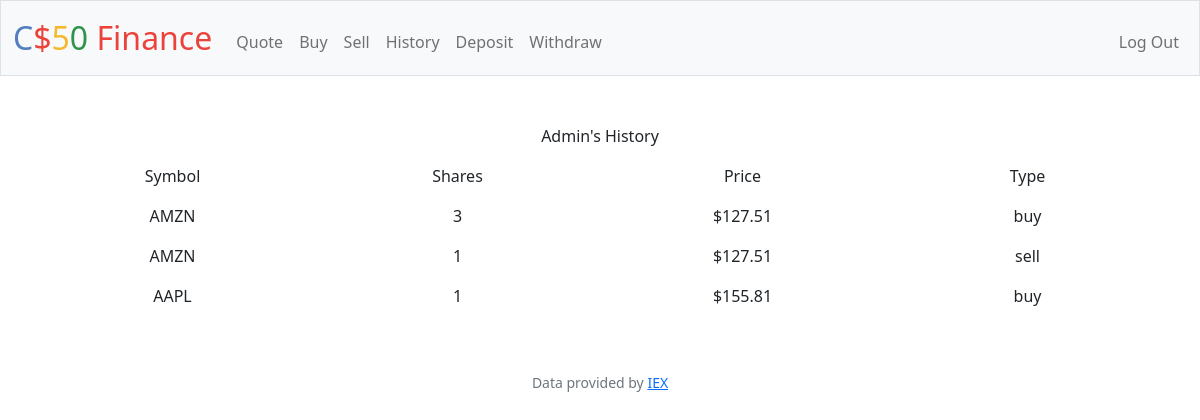
Screenshot of /history (signed in) with the database file from the repository.
### tables this page shows
CREATE TABLE users (id INTEGER PRIMARY KEY AUTOINCREMENT NOT NULL, username TEXT NOT NULL, hash TEXT NOT NULL, cash NUMERIC NOT NULL DEFAULT 10000.00);

CREATE TABLE transactions (tx_id INTEGER PRIMARY KEY AUTOINCREMENT NOT NULL, user_id NUMERIC NOT NULL, symbol TEXT NOT NULL, shares NUMERIC NOT NULL, price NUMERIC NOT NULL, type TEXT NOT NULL);

### app.py (the view)
@app.route("/history")
@login_required
def history():
    history = db.execute("SELECT symbol, shares, price, type FROM transactions WHERE user_id = ?", session.get("user_id"))
    username = db.execute("SELECT username FROM users WHERE id = ?", session.get("user_id"))[0]["username"]
    return render_template("history.html", history=history, name=username)

### app.py (called while the page is built)
@app.after_request
def after_request(response):
    response.headers["Cache-Control"] = "no-cache, no-store, must-revalidate"
    response.headers["Expires"] = 0
    response.headers["Pragma"] = "no-cache"
    return response

### helpers.py (called while the page is built)
def login_required(f):
    @wraps(f)
    def decorated_function(*args, **kwargs):
        if session.get("user_id") is None:
            return redirect("/login")
        return f(*args, **kwargs)
    return decorated_function

### templates/history.html (shortened to what this page needs)
{% extends "layout.html" %}
{% block main %}
      <div>
        <div class="container">
            <div class="row">
              <div class="col-sm">
                <p>{{name}}'s History</p>
              </div>
            </div>
          </div>
          <div class="container">
            <div class="row">
              <div class="col-sm">
                <p>Symbol</p>
              </div>
              <div class="col-sm">
                <p>Shares</p>
              </div>
              <div class="col-sm">
                <p>Price</p>
              </div>
              <div class="col-sm">
                <p>Type</p>
              </div>
            </div>
          </div>
          {% for row in history %}
          <div class="container">
            <div class="row">
              <div class="col-sm">
                <p>{{row["symbol"]}}</p>
              </div>
              <div class="col-sm">
                <p>{{row["shares"]}}</p>
              </div>
              <div class="col-sm">
                <p>${{row["price"]}}</p>
              </div>
              <div class="col-sm">
                <p>{{row["type"]}}</p>
              </div>
            </div>
          </div>
          {% endfor %}
    </div>
{% endblock %}

### rows the page displays
users: username "Admin"
transactions: symbol "AMZN", shares "3", price "127.51", type "buy"
transactions: symbol "AMZN", shares "1", price "127.51", type "sell"
transactions: symbol "AAPL", shares "1", price "155.81", type "buy"
